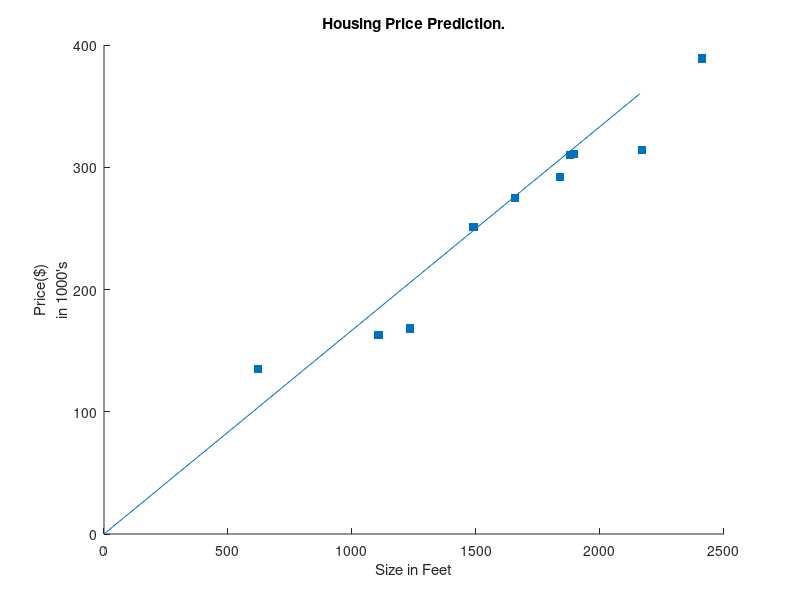

MATLAB code for this plot:
clc
clear all
clf;
rand_10x1_data1 = randi([500,2500],1,10);
 rand_10x1_data2 =randi([100,400],1,10);
 x = sort(rand_10x1_data1);
 y = sort(rand_10x1_data2);
 y1=0:40:400-1;
 s = 36 - 30*log (x.^2 + y.^2);
 hold on
 h = scatter (x, y,  "s", "filled");
 plot(6*y1,y1)

 title ({"Housing Price Prediction."});
 xlabel('Size in Feet')
ylabel("Price($)\nin 1000's")
 shg